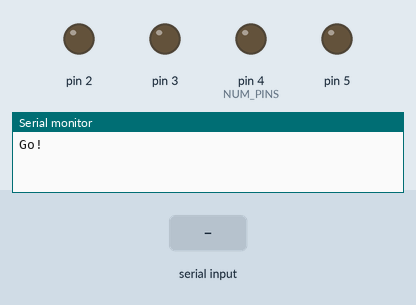
Recording of a sketch running on a simulated Arduino Uno, built with avr-gcc and run on an emulated ATmega328P. Shown: output pins drawn as LEDs (lit = HIGH), the last lines printed to the serial monitor. The inputs (shaded band) are chosen by the test bench.

Above: at 1.2 s.
1.3 s: "90,45\n" received over Serial
At 1.7 s:
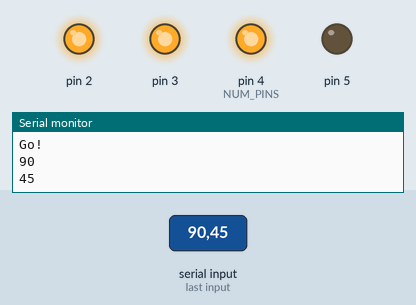
At 3.7 s:
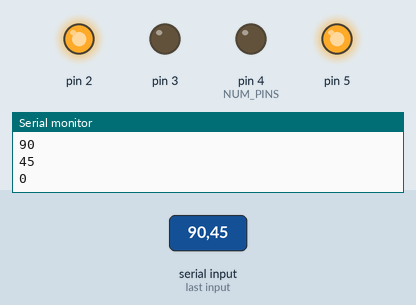
Timing chart, 0 to 5.2 s (numbered marks = the images above; inputs shaded):
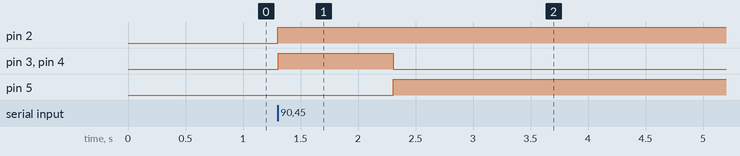

Measured:
- after the input at 1.3 s, pin 2: LOW → HIGH at once; pin 3, pin 4 (NUM_PINS): LOW → HIGH at once, → LOW 1.0 s later; pin 5: LOW → HIGH after 1.0 s

The sketch:

airspeed.ino
```cpp
#define _360

#ifdef _360
#include "X25_360.h"
#else
#include "SwitecX25.h"
#endif

#ifdef _360
X25_360 airspeed(2,3,4,5);
#else
#define NUM_STEPS 945
SwitecX25 airspeed(NUM_STEPS, 2, 3, 4, 5);
#endif
int prev_pos, pos;
int pos_inc;

void setup() {
#ifdef _360
    airspeed.set_min_update_delay_micros(700);
#endif
    Serial.begin(9600);
    Serial.println("Go!");

    pinMode(2, OUTPUT);
    pinMode(3, OUTPUT);
    pinMode(4, OUTPUT);
    pinMode(5, OUTPUT);

    prev_pos = 1;
    pos = 0;
    pos_inc = 200;
}

void loop(void) {
    prev_pos = pos;
    if (Serial.available()) {
        pos = Serial.parseInt();
    }
    if (prev_pos != pos) {
        Serial.println(pos);
    }
#ifdef _360
    airspeed.set_position(pos);
#else
    airspeed.setPosition(pos);
#endif
    airspeed.update();
    //pos += pos_inc;
    if (pos >= NUM_STEPS || pos <= 0) {
        pos_inc *= -1;
    }
    delay(0);
}
```

SwitecX25.cpp
```cpp
// (licence header left out)
#include <Arduino.h>

#include "SwitecX25.h"

// During zeroing we will step the motor CCW
// with a fixed step period defined by RESET_STEP_MICROSEC
#define RESET_STEP_MICROSEC 800

// This table defines the acceleration curve.
// 1st value is the speed step, 2nd value is delay in microseconds
// 1st value in each row must be > 1st value in subsequent row
// 1st value in last row should be == maxVel, must be <= maxVel
static unsigned short defaultAccelTable[][2] = {
  {   20, 3000},
  {   50, 1500},
  {  100, 1000},
  {  150,  800},
  {  300,  700}
};
#define DEFAULT_ACCEL_TABLE_SIZE (sizeof(defaultAccelTable)/sizeof(*defaultAccelTable))

// experimentation suggests that 400uS is about the step limit
// with my hand-made needles made by cutting up aluminium from
// floppy disk sliders.  A lighter needle will go faster.

// State  3 2 1 0   Value
// 0      1 0 0 1   0x9
// 1      0 0 0 1   0x1
// 2      0 1 1 1   0x7
// 3      0 1 1 0   0x6
// 4      1 1 1 0   0xE
// 5      1 0 0 0   0x8
static byte stateMap[] = {0x9, 0x1, 0x7, 0x6, 0xE, 0x8};

SwitecX25::SwitecX25(unsigned int steps, unsigned char pin1, unsigned char pin2, unsigned char pin3, unsigned char pin4)
{
  this->currentState = 0;
  this->steps = steps;
  this->pins[0] = pin1;
  this->pins[1] = pin2;
  this->pins[2] = pin3;
  this->pins[3] = pin4;
  for (int i=0;i<pinCount;i++) {
    pinMode(pins[i], OUTPUT);
  }

  dir = 0;
  vel = 0;
  stopped = true;
  currentStep = 0;
  targetStep = 0;

  accelTable = defaultAccelTable;
  maxVel = defaultAccelTable[DEFAULT_ACCEL_TABLE_SIZE-1][0]; // last value in table.
}

void SwitecX25::writeIO()
{

  byte mask = stateMap[currentState];
  for (int i=0;i<pinCount;i++) {
    digitalWrite(pins[i], mask & 0x1);
    mask >>= 1;
  }
}

void SwitecX25::stepUp()
{
  if (currentStep < steps) {
    currentStep++;
    currentState = (currentState + 1) % stateCount;
    writeIO();
  }
}

void SwitecX25::stepDown()
{
  if (currentStep > 0) {
    currentStep--;
    currentState = (currentState + 5) % stateCount;
    writeIO();
  }
}

void SwitecX25::zero()
{
  currentStep = steps - 1;
  for (unsigned int i=0;i<steps;i++) {
    stepDown();
    delayMicroseconds(RESET_STEP_MICROSEC);
  }
  currentStep = 0;
  targetStep = 0;
  vel = 0;
  dir = 0;
}

// This function determines the speed and accel
// characteristics of the motor.  Ultimately it
// steps the motor once (up or down) and computes
// the delay until the next step.  Because it gets
// called once per step per motor, the calcuations
// here need to be as light-weight as possible, so
// we are avoiding floating-point arithmetic.
//
// To model acceleration we maintain vel, which indirectly represents
// velocity as the number of motor steps travelled under acceleration
// since starting.  This value is used to look up the corresponding
// delay in accelTable.  So from a standing start, vel is incremented
// once each step until it reaches maxVel.  Under deceleration
// vel is decremented once each step until it reaches zero.

void SwitecX25::advance()
{
  time0 = micros();

  // detect stopped state
  if (currentStep==targetStep && vel==0) {
    stopped = true;
    dir = 0;
    return;
  }

  // if stopped, determine direction
  if (vel==0) {
    dir = currentStep<targetStep ? 1 : -1;
    // do not set to 0 or it could go negative in case 2 below
    vel = 1;
  }

  if (dir>0) {
    stepUp();
  } else {
    stepDown();
  }

  // determine delta, number of steps in current direction to target.
  // may be negative if we are headed away from target
  int delta = dir>0 ? targetStep-currentStep : currentStep-targetStep;

  if (delta>0) {
    // case 1 : moving towards target (maybe under accel or decel)
    if (delta < vel) {
      // time to declerate
      vel--;
    } else if (vel < maxVel) {
      // accelerating
      vel++;
    } else {
      // at full speed - stay there
    }
  } else {
    // case 2 : at or moving away from target (slow down!)
    vel--;
  }

  // vel now defines delay
  unsigned char i = 0;
  // this is why vel must not be greater than the last vel in the table.
  while (accelTable[i][0]<vel) {
    i++;
  }
  microDelay = accelTable[i][1];
}

void SwitecX25::setPosition(unsigned int pos)
{
  // pos is unsigned so don't need to check for <0
  if (pos >= steps) pos = steps-1;
  targetStep = pos;
  if (stopped) {
    // reset the timer to avoid possible time overflow giving spurious deltas
    stopped = false;
    time0 = micros();
    microDelay = 0;
  }
}

void SwitecX25::update()
{
  if (!stopped) {
    unsigned long delta = micros() - time0;
    if (delta >= microDelay) {
      advance();
    }
  }
}


//This updateMethod is blocking, it will give you smoother movements, but your application will wait for it to finish
void SwitecX25::updateBlocking()
{
  while (!stopped) {
    unsigned long delta = micros() - time0;
    if (delta >= microDelay) {
      advance();
    }
  }
}
```

SwitecX25.h
```cpp
// (licence header left out)
#ifndef SwitecX25_h
#define SwitecX25_h
#include <Arduino.h>

class SwitecX25
{
 public:
   static const unsigned char pinCount = 4;
   static const unsigned char stateCount = 6;
   unsigned char pins[pinCount];
   unsigned char currentState;    // 6 steps
   unsigned int currentStep;      // step we are currently at
   unsigned int targetStep;       // target we are moving to
   unsigned int steps;            // total steps available
   unsigned long time0;           // time when we entered this state
   unsigned int microDelay;       // microsecs until next state
   unsigned short (*accelTable)[2]; // accel table can be modified.
   unsigned int maxVel;           // fastest vel allowed
   unsigned int vel;              // steps travelled under acceleration
   char dir;                      // direction -1,0,1
   boolean stopped;               // true if stopped

   SwitecX25(unsigned int steps, unsigned char pin1, unsigned char pin2, unsigned char pin3, unsigned char pin4);

   void stepUp();
   void stepDown();
   void zero();
   void update();
   void updateBlocking();
   void setPosition(unsigned int pos);
   void setZero();

 private:
   void advance();
   void writeIO();
};


#endif
```

X25_360.cpp
```cpp
#include <Arduino.h>
#include "X25_360.h"

X25_360::X25_360(int pin0, int pin1, int pin2, int pin3) {
    pin[0] = pin0;
    pin[1] = pin1;
    pin[2] = pin2;
    pin[3] = pin3;


    current_pos = 0;
    target_pos = 0;
}

void X25_360::write() {
    int out;
    for (int pin_num = 0; pin_num < NUM_PINS; pin_num++) {
        if (state_map[current_state][pin_num]) {
            out = HIGH;
        } else {
            out = LOW;
        }
        digitalWrite(pin[pin_num], out);
    }
}

void X25_360::update() {
    if (micros() >= last_update_micros + min_update_delay_micros && current_pos != target_pos) {
        last_update_micros = micros();
        if (clockwise) {
            current_state = (current_state + 1) % NUM_STATES;
            if (++current_pos == NUM_STEPS) {
                current_pos = 0;
            }
        } else {
            current_state = (current_state + 5) % NUM_STATES;
            if (--current_pos == -1) {
                current_pos = NUM_STEPS - 1;
            }
        }
        write();
    }

}

void X25_360::set_position(int pos) {
    target_pos = pos % NUM_STEPS;
    int diff = current_pos - target_pos;
    if (current_pos > target_pos || (diff < 0 && -diff > NUM_STEPS/2)) {
        clockwise = false;
    } else {
        clockwise = true;
    }
}

void X25_360::set_position(int pos, bool is_clockwise) {
    target_pos = pos % NUM_STEPS;
    clockwise = is_clockwise;
}

void X25_360::set_min_update_delay_micros(int min_delay_micros) {
    min_update_delay_micros = min_delay_micros;
}
```

X25_360.h
```cpp
#define NUM_STEPS 1080
#define NUM_STATES 6
#define NUM_PINS 4
class X25_360 {
    int pin[4];
    int state_map[6][4] = {
      {1,0,0,1},
      {1,0,0,0},
      {1,1,1,0},
      {0,1,1,0},
      {0,1,1,1},
      {0,0,0,1}
    };
    int current_pos, target_pos;
    int current_state;
    unsigned long int last_update_micros;
    int min_update_delay_micros;
    bool clockwise;
    void write();
public:
    X25_360 (int pin1, int pin2, int pin3, int pin4);
    void update();
    void set_position(int);
    void set_position(int, bool);
    void set_min_update_delay_micros(int);
};
```
